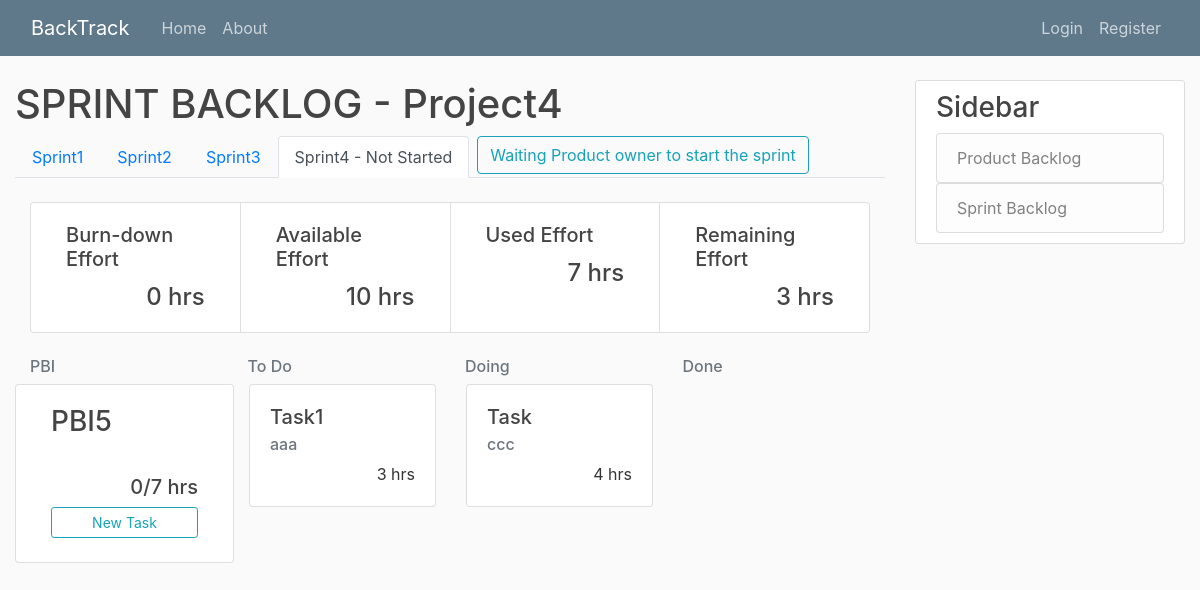
The app's page /project4-sprint_9/ with its own data.
### project/models.py (models this page shows, shortened)
class Project(models.Model):
	title = models.CharField(max_length=20, unique=True)
	details = models.TextField()
	slug = models.SlugField(unique=True, default="")

### sprintBacklog/models.py (models this page shows, shortened)
class Sprint(models.Model):
	title = models.CharField(max_length=20, default="Sprint")
	available_effort = models.IntegerField()
	start_date = models.DateField(blank=True, null=True)
	details = models.TextField(null=True)
	project = models.ForeignKey(Project, on_delete=models.CASCADE, blank=True, null=True, default=None)
	status_choice = [
		('Not Started', 'Not Started'),
		('Started', 'Started'),
		('Ended', 'Ended'),
	]
	status = models.CharField(
		max_length = 20,
		choices = status_choice,
		default ='Not Started',
	)
	def save(self, *args, **kwargs):
		number_of_sprint = Sprint.objects.filter(project=self.project).count()
		if Sprint.objects.filter(project=self.project).count() == None:
			number_of_sprint = 1
		else:
			number_of_sprint += 1
		if self not in Sprint.objects.filter(project=self.project):
			self.title = "Sprint" + str(number_of_sprint)
		super().save(*args, **kwargs)

class Task(models.Model):
	title = models.CharField(max_length=20, default="Task")
	status_choice = [
		('To Do', 'To Do'),
		('Doing', 'Doing'),
		('Done', 'Done'),
	]
	status = models.CharField(
		max_length = 5,
		choices = status_choice,
		default ='To Do',
	)
	effort = models.IntegerField("effort(hour)")
	details = models.TextField(null=True)
	sprint = models.ForeignKey(Sprint, on_delete=models.CASCADE, default=None)
	PBI = models.ForeignKey(PBI, on_delete=models.CASCADE, default=None)
	task_owner = models.ForeignKey(User, on_delete=models.SET_NULL, default=None, null=True, blank=True)

### productBacklog/models.py (models this page shows, shortened)
class PBI(models.Model):
	priority = models.IntegerField()
	title = models.CharField(max_length=20)
	status_choice = [
		('To Do', 'To Do'),
		('Doing', 'Doing'),
		('Done', 'Done'),
		('Unfinished', 'Unfinished')
	]
	status = models.CharField(
		max_length = 20,
		choices = status_choice,
		default = 'To Do',
	)
	ESP = models.IntegerField("estimated story point")
	details = models.TextField()
	project = models.ForeignKey(Project, on_delete=models.CASCADE, blank=True, null=True, default=None)
	sprint = models.ManyToManyField(Sprint) # , blank=True, null=True, default=None)

### users/models.py (models this page shows, shortened)
class User(AbstractBaseUser):
	email				=	models.EmailField(verbose_name="email",max_length=60, unique=True)
	position			=	models.CharField(
								max_length=32,
							)
	username			=	models.CharField(max_length=10,unique=True)
	date_joined			=	models.DateTimeField(verbose_name='date joined', auto_now_add = True)
	last_login			=	models.DateTimeField(verbose_name='last login', auto_now=True)
	is_admin			=	models.BooleanField(default=False)
	is_active			=	models.BooleanField(default=True)
	is_staff			=	models.BooleanField(default=False)
	is_superuser		=	models.BooleanField(default=False)
	project_id = models.ForeignKey(Project, models.SET_NULL, null=True, blank=True)
	USERNAME_FIELD	=	'email'
	REQUIRED_FIELDS	=	['username',]
	objects = MyAccountManager()
	def __str__(self):
		return self.username

### sprintBacklog/views.py (the view)
# urls.py: path('<int:sprint>/', SprintBacklogListView.as_view(), name='sprint-home'),
class SprintBacklogListView(ListView):
	model = Sprint
	template_name = 'sprintBacklog/home.html'
	context_object_name = 'sprint'
	def get_queryset(self):
		queryset = Sprint.objects.filter(project_id=self.project).order_by('pk')
		index = 1
		for s in queryset:
			s.title = "Sprint" + str(index)
			s.save()
			index += 1
		return self.sprint
	def dispatch(self, request, *args, **kwargs):
		self.project = get_object_or_404(Project, slug=kwargs['project'])
		self.sprint = Sprint.objects.get(pk=kwargs['sprint'])
		return super().dispatch(request, *args, **kwargs)
	def get_context_data(self, **kwargs):
		context = super().get_context_data(**kwargs)
		context['project'] = self.project
		context['all_sprint'] = Sprint.objects.filter(project=self.project).order_by('pk')
		context['PBI'] = PBI.objects.filter(project=self.project, status='To Do')
		context['lastSprintEnded'] = Sprint.objects.filter(project=self.project).order_by('pk').last().status == 'Ended'
		task = []
		total = 0
		completed = 0
		for p in PBI.objects.filter(sprint=self.sprint):
			todo = Task.objects.filter(sprint=self.sprint).filter(status='To Do').filter(PBI=p)
			doing = Task.objects.filter(sprint=self.sprint).filter(status='Doing').filter(PBI=p)
			done = Task.objects.filter(sprint=self.sprint).filter(status='Done').filter(PBI=p)
			todoE = todo.aggregate(Sum('effort')).get('effort__sum') if todo else 0
			doingE = doing.aggregate(Sum('effort')).get('effort__sum') if doing else 0
			doneE = done.aggregate(Sum('effort')).get('effort__sum') if done else 0
			total += doneE + doingE + todoE
			completed += doneE
			tmp = {"pbi": p,
					"todo": todo,
					"doing": doing,
					"done": done,
					"finish": doneE,
					"not_finish": doingE + todoE + doneE
					}
			task.append(tmp)
		stat = {"completed": completed,
				"available": self.sprint.available_effort,
				"used": total,
				"remaining": self.sprint.available_effort - total
				}
		context['stat'] = stat
		context['task'] = task
		return context

### templates/SprintBacklog/home.html (shortened to what this page needs)
{% extends "base.html" %}
{% block content %}
	<h1>SPRINT BACKLOG - {{ project.title }}</h1>
	<ul class="nav nav-tabs" align="right">
		{% for s in all_sprint %}
		<li class="nav-item">
			{% if s.pk == sprint.pk %}
				<a class="nav-link active" href="{% url 'sprintBacklog-detail' project.slug s.pk %}">{{ s.title }} - {{ sprint.status }}</a>
			{% else %}
				<a class="nav-link" href="{% url 'sprint-home' project.slug s.pk %}">{{ s.title }}</a>
			{% endif %}
		</li>
		{% endfor %}
		{% if sprint.status != 'Ended' %}
		<li class="nav-item">
			{% if sprint.status == 'Not Started' %}
				{%if user.position == '1'%}
					<form action="{% url 'sprintBacklog-start' project.slug sprint.pk%}"  method="POST">{% csrf_token %}
					<button class="btn btn-outline-info ml-2">Start Sprint</button>
					</form>
				{%else%}
					<a class="btn btn-outline-info ml-2" href="#">Waiting Product owner to start the sprint</a>
				{%endif%}
			{% elif sprint.status == 'Started' %}
				{%if user.position == '1'%}
					<form action="{% url 'sprintBacklog-end' project.slug sprint.pk%}"  method="POST">{% csrf_token %}
					<button class="btn btn-outline-info ml-2">End Sprint</button>
					</form>
				{%endif%}
			{% endif %}
		</li>
		{% endif %}
	</ul>
	<div class="container-fluid">
	<div class="card-group">
		<div class="col-sm card">
			<div class="card-body">
				<h5 class="card-title">Burn-down Effort</h5>
				<h4 class="card-text" style="text-align: right">{{ stat.completed }} hrs</h4>
			</div>
		</div>
		<div class="col-sm card">
			<div class="card-body">
				<h5 class="card-title">Available Effort</h5>
				<h4 class="card-text" style="text-align: right">{{ stat.available }} hrs</h4>
			</div>
		</div>
		<div class="col-sm card">
			<div class="card-body">
				<h5 class="card-title">Used Effort</h5>
				<h4 class="card-text" style="text-align: right">{{ stat.used }} hrs</h4>
			</div>
		</div>
		<div class="col-sm card">
			<div class="card-body">
				<h5 class="card-title">Remaining Effort</h5>
				<h4 class="card-text" style="text-align: right">{{ stat.remaining }} hrs</h4>
			</div>
		</div>
	</div>
	</div>
	<div class="container">
		<div class="row">
			<div class="col-md">
				<h6 class="text-muted">PBI</h6>
			</div>
			<div class="col-md">
				<h6 class="text-muted">To Do</h6>
			</div>
			<div class="col-md">
				<h6 class="text-muted">Doing</h6>
			</div>
			<div class="col-md">
				<h6 class="text-muted">Done</h6>
			</div>
		</div>
	</div>
	{% for t in task %}
	<div class="container">
		<div class="row">
			<div class="col-sm card">
				<div class="card-body d-flex flex-column">
					<a href="{% url 'productBacklog-detail' project.slug t.pbi.pk %}"><h3 class="card-title">{{ t.pbi.title }}</h3></a>
					<h5 class="card-text mt-auto" style="text-align: right">{{ t.finish }}/{{ t.not_finish }} hrs</h5>
					{% if sprint.status == "Not Started" %}
						{% if user.position != '2'%}
							<a href="{% url 'task-create' project.slug sprint.pk t.pbi.pk %}" class="btn btn-outline-info btn-sm mt-auto mb-1">New Task</a>
						{%endif%}
					{% endif %}
				</div>
			</div>
			<div class="col-md">
			{% for i in t.todo %}
				<div class="card">
					<div class="card-body">
						<a href="{% url 'task-detail' project.slug sprint.pk i.pk %}">
							<h5 class="card-title">{{ i.title }}</h5>
						</a>
						<h6 class="card-subtitle mb-2 text-muted">{{ i.task_owner }}</h6>
						<p class="card-text" style="text-align: right;">{{ i.effort }} hrs</p>
					</div>
				</div class="card">
			{% endfor %}
			</div>
			<div class="col-md">
			{% for i in t.doing %}
				<div class="card">
					<div class="card-body">
						<a href="{% url 'task-detail' project.slug sprint.pk i.pk %}">
							<h5 class="card-title">{{ i.title }}</h5>
						</a>
						<h6 class="card-subtitle mb-2 text-muted">{{ i.task_owner }}</h6>
						<p class="card-text" style="text-align: right;">{{ i.effort }} hrs</p>
					</div>
				</div class="card">
			{% endfor %}
			</div>
			<div class="col-md">
			</div>
		</div>
	</div>
	{% endfor %}
{% endblock content %}

### productBacklog/static/PBI/main.css (style rules this page uses)
body { background: #fafafa; color: #333333; margin-top: 5rem; }
h1, h2, h3, h4, h5, h6 { color: #444444; }
ul { margin: 0; }

### records on screen
Project: title "Project4"
Sprint: title "Sprint1"
Sprint: title "Sprint2"
Sprint: title "Sprint3"
Sprint: title "Sprint4", status "Not Started"
PBI: pbi "PBI5", finish "0", not_finish "7"
Task: title "Task1", task_owner "aaa", effort "3"
Task: title "Task", task_owner "ccc", effort "4"

### other values on screen
{{ stat.completed }} "0"
{{ stat.available }} "10"
{{ stat.used }} "7"
{{ stat.remaining }} "3"
